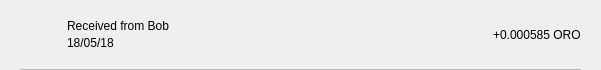
<?xml version="1.0" encoding="UTF-8"?>
<ui version="4.0">
 <class>TxRow</class>
 <widget class="QWidget" name="TxRow">
  <property name="geometry">
   <rect>
    <x>0</x>
    <y>0</y>
    <width>601</width>
    <height>70</height>
   </rect>
  </property>
  <property name="minimumSize">
   <size>
    <width>0</width>
    <height>40</height>
   </size>
  </property>
  <property name="windowTitle">
   <string>Form</string>
  </property>
  <layout class="QVBoxLayout" name="verticalLayout_3">
   <property name="spacing">
    <number>0</number>
   </property>
   <property name="leftMargin">
    <number>0</number>
   </property>
   <property name="topMargin">
    <number>0</number>
   </property>
   <property name="rightMargin">
    <number>0</number>
   </property>
   <property name="bottomMargin">
    <number>0</number>
   </property>
   <item>
    <widget class="QWidget" name="rowContainer" native="true">
     <layout class="QVBoxLayout" name="verticalLayout_2">
      <property name="spacing">
       <number>9</number>
      </property>
      <property name="leftMargin">
       <number>20</number>
      </property>
      <property name="topMargin">
       <number>9</number>
      </property>
      <property name="rightMargin">
       <number>20</number>
      </property>
      <property name="bottomMargin">
       <number>0</number>
      </property>
      <item>
       <widget class="QFrame" name="frame">
        <property name="styleSheet">
         <string notr="true">border:none;</string>
        </property>
        <property name="frameShape">
         <enum>QFrame::StyledPanel</enum>
        </property>
        <property name="frameShadow">
         <enum>QFrame::Raised</enum>
        </property>
        <layout class="QHBoxLayout" name="horizontalLayout" stretch="0,2,0">
         <property name="leftMargin">
          <number>0</number>
         </property>
         <property name="topMargin">
          <number>0</number>
         </property>
         <property name="rightMargin">
          <number>0</number>
         </property>
         <property name="bottomMargin">
          <number>0</number>
         </property>
         <item>
          <widget class="QPushButton" name="icon">
           <property name="focusPolicy">
            <enum>Qt::NoFocus</enum>
           </property>
           <property name="styleSheet">
            <string notr="true">border:none;</string>
           </property>
           <property name="text">
            <string/>
           </property>
           <property name="iconSize">
            <size>
             <width>28</width>
             <height>28</height>
            </size>
           </property>
          </widget>
         </item>
         <item>
          <layout class="QVBoxLayout" name="verticalLayout">
           <property name="spacing">
            <number>3</number>
           </property>
           <property name="leftMargin">
            <number>9</number>
           </property>
           <item>
            <widget class="QLabel" name="lblAddress">
             <property name="styleSheet">
              <string notr="true"/>
             </property>
             <property name="text">
              <string>Received from Bob</string>
             </property>
             <property name="alignment">
              <set>Qt::AlignBottom|Qt::AlignLeading|Qt::AlignLeft</set>
             </property>
            </widget>
           </item>
           <item>
            <widget class="QLabel" name="lblDate">
             <property name="styleSheet">
              <string notr="true"/>
             </property>
             <property name="text">
              <string>18/05/18</string>
             </property>
             <property name="alignment">
              <set>Qt::AlignLeading|Qt::AlignLeft|Qt::AlignTop</set>
             </property>
            </widget>
           </item>
          </layout>
         </item>
         <item>
          <widget class="QLabel" name="lblAmount">
           <property name="styleSheet">
            <string notr="true"/>
           </property>
           <property name="text">
            <string>+0.000585 ORO</string>
           </property>
          </widget>
         </item>
        </layout>
       </widget>
      </item>
      <item>
       <widget class="QLabel" name="lblDivisory">
        <property name="minimumSize">
         <size>
          <width>0</width>
          <height>1</height>
         </size>
        </property>
        <property name="maximumSize">
         <size>
          <width>16777215</width>
          <height>1</height>
         </size>
        </property>
        <property name="styleSheet">
         <string notr="true">background-color:#bababa;</string>
        </property>
        <property name="text">
         <string/>
        </property>
        <property name="alignment">
         <set>Qt::AlignBottom|Qt::AlignLeading|Qt::AlignLeft</set>
        </property>
       </widget>
      </item>
     </layout>
    </widget>
   </item>
  </layout>
 </widget>
 <resources/>
 <connections/>
</ui>
